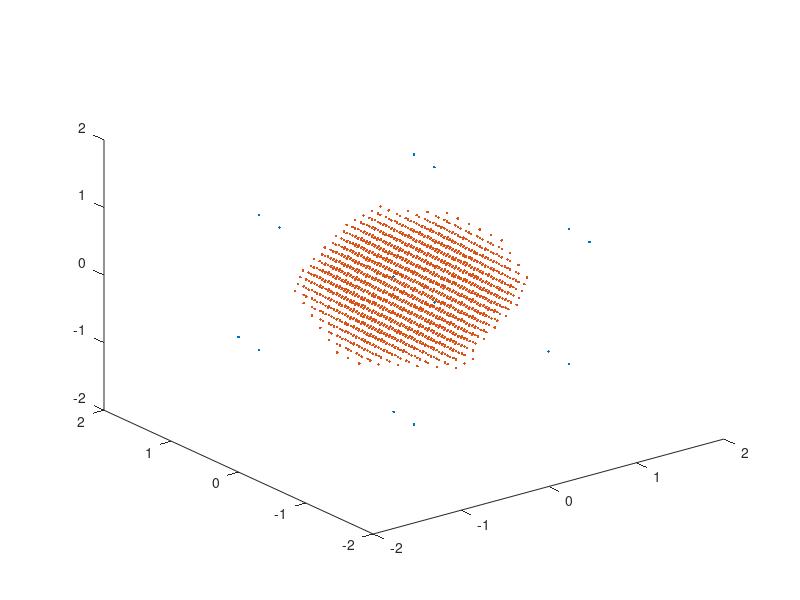

MATLAB code for this plot:
clear
            
prim.Nx = 8; prim.Ny = 8; prim.Nz = 8;             
prim.lat_vec = [1 1 0;1 0 1;0 1 1];
prim.recip_lat_vec = [1 -1 1;-1 1 1;1 1 -1];

%make 
cnt=1;
for ix=(-(prim.Nx/2)+1):1:(prim.Nx/2)
    for iy=(-(prim.Ny/2)+1):1:(prim.Ny/2)
        for iz=(-(prim.Nz/2)+1):1:(prim.Nz/2)
            prim.kptlist(cnt,1:3) = ix/prim.Nx*prim.recip_lat_vec(1,:) ...
                + iy/prim.Ny*prim.recip_lat_vec(2,:) ...
                + iz/prim.Nz*prim.recip_lat_vec(3,:) ;
            prim.NUM_KPTS = cnt;
            cnt=cnt+1;
        end
    end
end

conv.Nx = 8; conv.Ny = 8; conv.Nz = 8;  
conv.lat_vec = [1 0 0;0 1 0;0 0 1];
conv.recip_lat_vec = [1 0 0;0 1 0;0 0 1];

cnt=1;
for ix=(-(conv.Nx)+1):1:(conv.Nx)
    for iy=(-(conv.Ny)+1):1:(conv.Ny)
        for iz=(-(conv.Nz)+1):1:(conv.Nz)
            conv.kptlist(cnt,1:3) = ix/conv.Nx*conv.recip_lat_vec(1,:) ...
                + iy/conv.Ny*conv.recip_lat_vec(2,:) ...
                + iz/conv.Nz*conv.recip_lat_vec(3,:);
            conv.NUM_KPTS = cnt;
            cnt=cnt+1;
        end
    end
end

%Build Reciprocal BCC Lattice

cnt=1;
for ix=-1:2:1
    for iy=-1:2:1
        for iz=-1:2:1
            BZ.kptlist(cnt,1:3) = [ ix iy iz ];
            BZ.NUM_KPTS = cnt;
            cnt=cnt+1;
        end
    end
end
%Build BC images
BZ.kptlist(cnt,1:3) = [ -2 0 0 ]; cnt=cnt+1;
BZ.kptlist(cnt,1:3) = [ 0 -2 0 ]; cnt=cnt+1;
BZ.kptlist(cnt,1:3) = [ 0 0 -2 ]; cnt=cnt+1;

BZ.kptlist(cnt,1:3) = [ 2 0 0 ]; cnt=cnt+1;
BZ.kptlist(cnt,1:3) = [ 0 2 0 ]; cnt=cnt+1;
BZ.kptlist(cnt,1:3) = [ 0 0 2 ]; cnt=cnt+1;
    
    BZ.NUM_KPTS = cnt-1;

plot3(BZ.kptlist(:,1),BZ.kptlist(:,2),BZ.kptlist(:,3),'.',...
    prim.kptlist(:,1),prim.kptlist(:,2),prim.kptlist(:,3),'.')

pause

plot3(BZ.kptlist(:,1),BZ.kptlist(:,2),BZ.kptlist(:,3),'.',...
    conv.kptlist(:,1),conv.kptlist(:,2),conv.kptlist(:,3),'.')


%Move KPTS into 1st BZ
prim.kptlist_fold = prim.kptlist;
prim.dis_gamma = sqrt( ( prim.kptlist(:,1) - 0 ).^2 ...
    + ( prim.kptlist(:,2) - 0 ).^2 + ( prim.kptlist(:,3) - 0 ).^2 ) ;
for ikpt = 1:BZ.NUM_KPTS
    prim.dis(:,ikpt) = sqrt( ( prim.kptlist_fold(:,1) ...
        - BZ.kptlist(ikpt,1) ).^2 + ( prim.kptlist_fold(:,2) ...
        - BZ.kptlist(ikpt,2) ).^2 + ( prim.kptlist_fold(:,3) ...
        - BZ.kptlist(ikpt,3) ).^2 ) ;
    prim.dis_gamma = sqrt( ( prim.kptlist_fold(:,1) - 0 ).^2 ...
        + ( prim.kptlist_fold(:,2) - 0 ).^2 ...
        + ( prim.kptlist_fold(:,3) - 0 ).^2 ) ;
    [I,J] = find( prim.dis(:,ikpt) < prim.dis_gamma );
    if length(I)>0
    prim.kptlist_fold(I,1) = prim.kptlist_fold(I,1) - BZ.kptlist(ikpt,1);
    prim.kptlist_fold(I,2) = prim.kptlist_fold(I,2) - BZ.kptlist(ikpt,2);
    prim.kptlist_fold(I,3) = prim.kptlist_fold(I,3) - BZ.kptlist(ikpt,3);
    end
end

%Move KPTS into 1st BZ
conv.kptlist_fold = conv.kptlist;
conv.dis_gamma = sqrt( ( conv.kptlist(:,1) - 0 ).^2 ...
    + ( conv.kptlist(:,2) - 0 ).^2 + ( conv.kptlist(:,3) - 0 ).^2 ) ;
for ikpt = 1:BZ.NUM_KPTS
    conv.dis(:,ikpt) = sqrt( ( conv.kptlist_fold(:,1) ...
        - BZ.kptlist(ikpt,1) ).^2 + ( conv.kptlist_fold(:,2) ...
        - BZ.kptlist(ikpt,2) ).^2 + ( conv.kptlist_fold(:,3) ...
        - BZ.kptlist(ikpt,3) ).^2 ) ;
    conv.dis_gamma = sqrt( ( conv.kptlist_fold(:,1) - 0 ).^2 ...
        + ( conv.kptlist_fold(:,2) - 0 ).^2 ...
        + ( conv.kptlist_fold(:,3) - 0 ).^2 ) ;
    [I,J] = find( conv.dis(:,ikpt) < conv.dis_gamma );
    if length(I)>0
    conv.kptlist_fold(I,1) = conv.kptlist_fold(I,1) - BZ.kptlist(ikpt,1);
    conv.kptlist_fold(I,2) = conv.kptlist_fold(I,2) - BZ.kptlist(ikpt,2);
    conv.kptlist_fold(I,3) = conv.kptlist_fold(I,3) - BZ.kptlist(ikpt,3);
    end
end

%Remove degenerate points from folded in list
cnt=1;
conv.kptlist_degen(cnt,:) = conv.kptlist_fold(1,:);
conv.NUM_KPTS_DEGEN = cnt;
for ikpt = 2:conv.NUM_KPTS
    sorted = sort( sqrt( (conv.kptlist_fold(ikpt,1) ...
        - conv.kptlist_degen(:,1)).^2 + (conv.kptlist_fold(ikpt,2) ...
        - conv.kptlist_degen(:,2)).^2 + (conv.kptlist_fold(ikpt,3) ...
        - conv.kptlist_degen(:,3)).^2 ));
    [I,J] = find(sorted==0);
    sorted(I);
    %pause
    if length(I)>0
    else
        conv.kptlist_degen(cnt,:) = conv.kptlist_fold(ikpt,:);
        conv.NUM_KPTS_DEGEN = cnt;
        cnt=cnt+1;
    end
end

%Remove degenerate points from above list by checking for recip lat vec
%translations
cnt=1;
conv.kptlist_degen_2(cnt,:) = conv.kptlist_degen(1,:); ...
    %degen currently has 302 in a 256 4x, so there are degen pts left.
conv.NUM_KPTS_DEGEN_2 = cnt;
for ikpt=2:conv.NUM_KPTS_DEGEN
    degen_check=0;
    ikpt2=1;
    while ikpt2<BZ.NUM_KPTS && degen_check==0
        sorted = sort( sqrt( (conv.kptlist_degen(ikpt,1) ...
            - BZ.kptlist(ikpt2,1) - conv.kptlist_degen_2(:,1)).^2  ...
            + (conv.kptlist_degen(ikpt,2) - BZ.kptlist(ikpt2,2) ...
            - conv.kptlist_degen_2(:,2)).^2 ...
            + (conv.kptlist_degen(ikpt,3) - BZ.kptlist(ikpt2,3) ...
            - conv.kptlist_degen_2(:,3)).^2 ) );
        [I,J] = find(sorted==0);
        if length(I)>0
            degen_check=1;
        else
            degen_check=0;
        end
        ikpt2=ikpt2+1;
    end
    if degen_check==0
            cnt=cnt+1;
            conv.kptlist_degen_2(cnt,:) = conv.kptlist_degen(ikpt,:);
            conv.NUM_KPTS_DEGEN_2 = cnt;
    else
    end
end
        

        

pause

plot3(BZ.kptlist(:,1),BZ.kptlist(:,2),BZ.kptlist(:,3),'.',...
    prim.kptlist_fold(:,1),prim.kptlist_fold(:,2),...
    prim.kptlist_fold(:,3),'.')

pause

plot3(BZ.kptlist(:,1),BZ.kptlist(:,2),BZ.kptlist(:,3),'.',...
    conv.kptlist_degen_2(:,1),conv.kptlist_degen_2(:,2),...
    conv.kptlist_degen_2(:,3),'.')

pause

%Compare Alan list

% plot3(BZ.kptlist(:,1),BZ.kptlist(:,2),BZ.kptlist(:,3),'.',...
% alan.kptlist(:,1),alan.kptlist(:,2),alan.kptlist(:,3),'.')
% 
% pause
% 
% %Check Alan vs Conv
% cnt=1;
% for ikpt=1:conv.NUM_KPTS_DEGEN_2
%     [I,J] = find ( sqrt( (conv.kptlist_degen_2(ikpt,1) ...
% - alan.kptlist(:,1) ).^2  + (conv.kptlist_degen_2(ikpt,2) ...
% - alan.kptlist(:,2) ).^2 + (conv.kptlist_degen_2(ikpt,3) ...
% - alan.kptlist(:,3) ).^2 ) == 0 );
%     if length(I)==0
%         conv.kptlist_noalan(cnt,:) = conv.kptlist_degen_2(ikpt,:);
%         conv.NUM_KPTS_NOALAN = cnt;
%         cnt=cnt+1;
%     end
% end
% 
% %Check Conv vs Alan
% cnt=1;
% for ikpt=1:alan.NUM_KPTS
%     [I,J] = find ( sqrt( (alan.kptlist(ikpt,1) ...
% - conv.kptlist_degen_2(:,1) ).^2  + (alan.kptlist(ikpt,2) ...
% - conv.kptlist_degen_2(:,2) ).^2 + (alan.kptlist(ikpt,3) ...
% - conv.kptlist_degen_2(:,3) ).^2 ) == 0 );
%     if length(I)==0
%         conv.kptlist_noconv(cnt,:) = alan.kptlist(ikpt,:);
%         conv.NUM_KPTS_NOCONV = cnt;
%         cnt=cnt+1;
%     end
% end
% 
% plot3(BZ.kptlist(:,1),BZ.kptlist(:,2),BZ.kptlist(:,3),'.',...
% conv.kptlist_noalan(:,1),conv.kptlist_noalan(:,2),...
% conv.kptlist_noalan(:,3),'.',conv.kptlist_noconv(:,1),...
% conv.kptlist_noconv(:,2),conv.kptlist_noconv(:,3),'.')
% 
% pause
% 
% %Check NOALAN vs NOCONV
% for ikpt=1:conv.NUM_KPTS_NOCONV
%     no_no_check = 0;
%     check = [ conv.kptlist_noconv(ikpt,1) - conv.kptlist_noalan(:,1) ...
% conv.kptlist_noconv(ikpt,2) - conv.kptlist_noalan(:,2) ...
% conv.kptlist_noconv(ikpt,3) - conv.kptlist_noalan(:,3) ];
%     [I,J] = find( check(:,1)==1 & check(:,2)==1 & check(:,3)==1 );
%     
%     if length(I)==0
%         no_no_check = 1;
%     end
% end
% 
% pause
%         
%     
% 
% %CHECK BOUNDARY CONDITIONS
% 
% %Create the periodic positions in simulation cell images
% 
% cnt=1;
% for ix = 0:1
%     for iy = 0:1
%         for iz = 0:1
%         images.x(cnt,1:3) = [NUM_SUPERCELL*ix*alat(1) ...
% NUM_SUPERCELL*iy*alat(2) NUM_SUPERCELL*iz*alat(3)]; 
%         cnt=cnt+1;
%         end
%     end
% end
% 
% %Find the index m of the periodic image positions
% %CONV
% for iatom = 1:length(images.x)
%     position(1:3,1) = (1/alat(1))*images.x(iatom,1:3);    
%necessary scaling for prim lat vector compared to conv
%     conv.images_m(iatom,1:3) = conv.lat_vec\position;
% end   
% for ikpt=1:conv.NUM_KPTS
%     for iatom = 1:length(images.x)
%         conv.images_kptcheck(ikpt,iatom) = exp( (1i*2*pi/alat(1)) ...
% * dot( conv.kptlist(ikpt,1:3) , images.x(iatom,1:3) ) );
%     end
%     kpt(1:3,1) = conv.kptlist(ikpt,1:3);
%     conv.l(ikpt,1:3) = conv.recip_lat_vec\kpt;
% end
% for iatom = 1:length(x0)
%     position(1:3,1) = (1/alat(1))*x0(iatom,3:5);    
%necessary scaling for prim lat vector compared to conv
%     conv.m(iatom,1:3) = conv.lat_vec\position;
% end 
%     
% %PRIM
% for iatom = 1:length(images.x)
%     position(1:3,1) = (2/alat(1))*images.x(iatom,1:3);    
%necessary scaling for prim lat vector compared to conv
%     prim.images_m(iatom,1:3) = prim.lat_vec\position;
% end   
% for ikpt=1:conv.NUM_KPTS
%     for iatom = 1:length(images.x)
%         prim.images_kptcheck(ikpt,iatom) = exp( (1i*2*pi/alat(1)) ...
% * dot( prim.kptlist(ikpt,1:3) , images.x(iatom,1:3) ) );
%     end
%     kpt(1:3,1) = prim.kptlist(ikpt,1:3);
%     prim.l(ikpt,1:3) = prim.recip_lat_vec\kpt;
% end
% for iatom = 1:length(x0)
%     position(1:3,1) = (2/alat(1))*x0(iatom,3:5);    
%necessary scaling for prim lat vector compared to conv
%     prim.m(iatom,1:3) = prim.lat_vec\position;
% end 
% 
% 
% 
% %Check [1 0 0] direction
% % x100.x=[0 0 0
% % alat(1)/2 alat(1)/2 0
% % 1*alat(1) 0 0
% % 3*alat(1)/2 alat(1)/2 0
% % 2*alat(1) 0 0
% % 5*alat(1)/2 alat(1)/2 0
% % 3*alat(1) 0 0
% % 7*alat(1)/2 alat(1)/2 0
% % 4*alat(1) 0 0];
% % for iatom = 1:length(x100.x)
% %     position(1:3,1) = (2/alat(1))*x100.x(iatom,1:3);
% %     x100.m(iatom,1:3) = prim_lat_vec\position;
% % end
% %PRIM
% %exp( (i*2*pi./alat(1))*( x0(:,3)*SED.kptlist(ikpt,1)
% %CONV
% %exp( i* (x0(:,3)*(2*pi./L(1)).*(SED.kptlist(ikpt,1)))
% 
% 
% 
% 
% 
% 
% 
% 
% 
% 
% 
% 
% 
% 
% 
% 
% 
% 
% 
% 
% 
% 
% 
% 
% 
% 
% 
% 
% pause
% % 
% % %Alan's FCC BZ algorithm to find allowed kpts
% % 
% % n=4;   %number of unit cells in x,y,z
% % 
% % Q = 341;
% % 
% % qG(1:3) = 0; qall(1:Q,1:3) = 0.0; G(1:14,1:3) = 0.0; pi = 4*atan(1.0);
% % count=1;
% % 
% % 	for i=-n:1:n
% % 		qx = i/n;
% % 		for j=-n:1:n
% % 			qy = j/n;			
% % 			if (abs(qx) + abs(qy)) <= 1.5
% % 				for k=-n:1:n
% % 					qz = k/n;
% % 					qzb = abs(1.5+qx+qy);
% % 					qzb1 = abs(1.5+qx-qy);
% %                         if qzb1 < qzb 
% %                             qzb = qzb1; 
% %                         end
% % 					qzb1 = abs(1.5-qx+qy);
% %                         if qzb1 < qzb 
% %                             qzb = qzb1;
% %                         end
% % 					qzb1 = abs(1.5-qx-qy);
% %                         if qzb1 < qzb 
% %                             qzb = qzb1; 
% %                         end
% %                         if qzb > 1.0 
% %                             qzb = 1.0;
% %                         end
% % 
% % 					qzb = qzb + 0.000000001; 
% % to account for possible rounding errors
% % 
% %                         if abs(qz) <= qzb 
% %                             check_out(count,1:3) = [qx qy qz];
% %                             count=count+1; 
% %                         end
% %                 end
% %             end
% %         end
% %     end
% %     
% %     count
% % %     
% % %     q_in = check_out;
% % %     
% % %     for i=1:Q
% % %         qall(i,1) = check_out(i,1);
% % %         qall(i,2) = check_out(i,2);
% % %         qall(i,3) = check_out(i,3);
% % %     end
% % %     
% % %   G(1,1) = 2.0;
% % % 	G(1,2) = 0.0;
% % % 	G(1,3) = 0.0;
% % % 
% % % 	G(2,1) = 0.;
% % % 	G(2,2) = 2.;
% % % 	G(2,3) = 0.;
% % % 
% % % 	G(3,1) = 0.;
% % % 	G(3,2) = 0.;
% % % 	G(3,3) = 2.;
% % % 
% % % 	G(4,1) = -2.;
% % % 	G(4,2) = 0.;
% % % 	G(4,3) = 0.;
% % % 
% % % 	G(5,1) = 0.;
% % % 	G(5,2) = -2.;
% % % 	G(5,3) = 0.;
% % % 
% % % 	G(6,1) = 0.;
% % % 	G(6,2) = 0.;
% % % 	G(6,3) = -2.;
% % % 
% % % 	G(7,1) = -1.;
% % % 	G(7,2) = -1.;
% % % 	G(7,3) = -1.;
% % % 
% % % 	G(8,1) = -1.;
% % % 	G(8,2) = -1.;
% % % 	G(8,3) = 1.;
% % % 
% % % 	G(9,1) = -1.;
% % % 	G(9,2) = 1.;
% % % 	G(9,3) = -1.;
% % % 
% % % 	G(10,1) = -1.;
% % % 	G(10,2) = 1.;
% % % 	G(10,3) = 1.;
% % % 
% % % 	G(11,1) = 1.;
% % % 	G(11,2) = -1.;
% % % 	G(11,3) = -1.;
% % % 
% % % 	G(12,1) = 1.;
% % % 	G(12,2) = -1.;
% % % 	G(12,3) = 1.;
% % % 
% % % 	G(13,1) = 1.;
% % % 	G(13,2) = 1.;
% % % 	G(13,3) = -1.;
% % % 
% % % 	G(14,1) = 1.;
% % % 	G(14,2) = 1.;
% % % 	G(14,3) = 1.;
% % %     
% % %     count = 1;
% % %     
% % %     for i=1:Q
% % %         qcheck = 1;
% % %         
% % %         for j=1:14
% % %             for k=1:3
% % %                 qG(k) = qall(i,k) + G(j,k);
% % %             end
% % %             
% % %             for k=i+1:Q
% % %                 if qG(1) >= qall(k,1) - 0.0000001 && qG(1) <= qall(k,1) + 0.0000001 && qG(2) >= qall(k,2) - 0.0000001 && qG(2) <= qall(k,2) + 0.0000001 && qG(3) >= qall(k,3) - 0.0000001 && qG(3) <= qall(k,3) + 0.0000001 
% % %                     qcheck = 0;
% % %                 end
% % %             end
% % %         end
% % %         
% % %         if qcheck == 1
% % %             data_out(count,1:3) = [qall(i,1) qall(i,2) qall(i,3)];
% % %             count=count+1;
% % %         end
% % %     end
% % %     
% % %     count
% % %     4*n*n*n
% %                 
% %                 
% %                
% %     